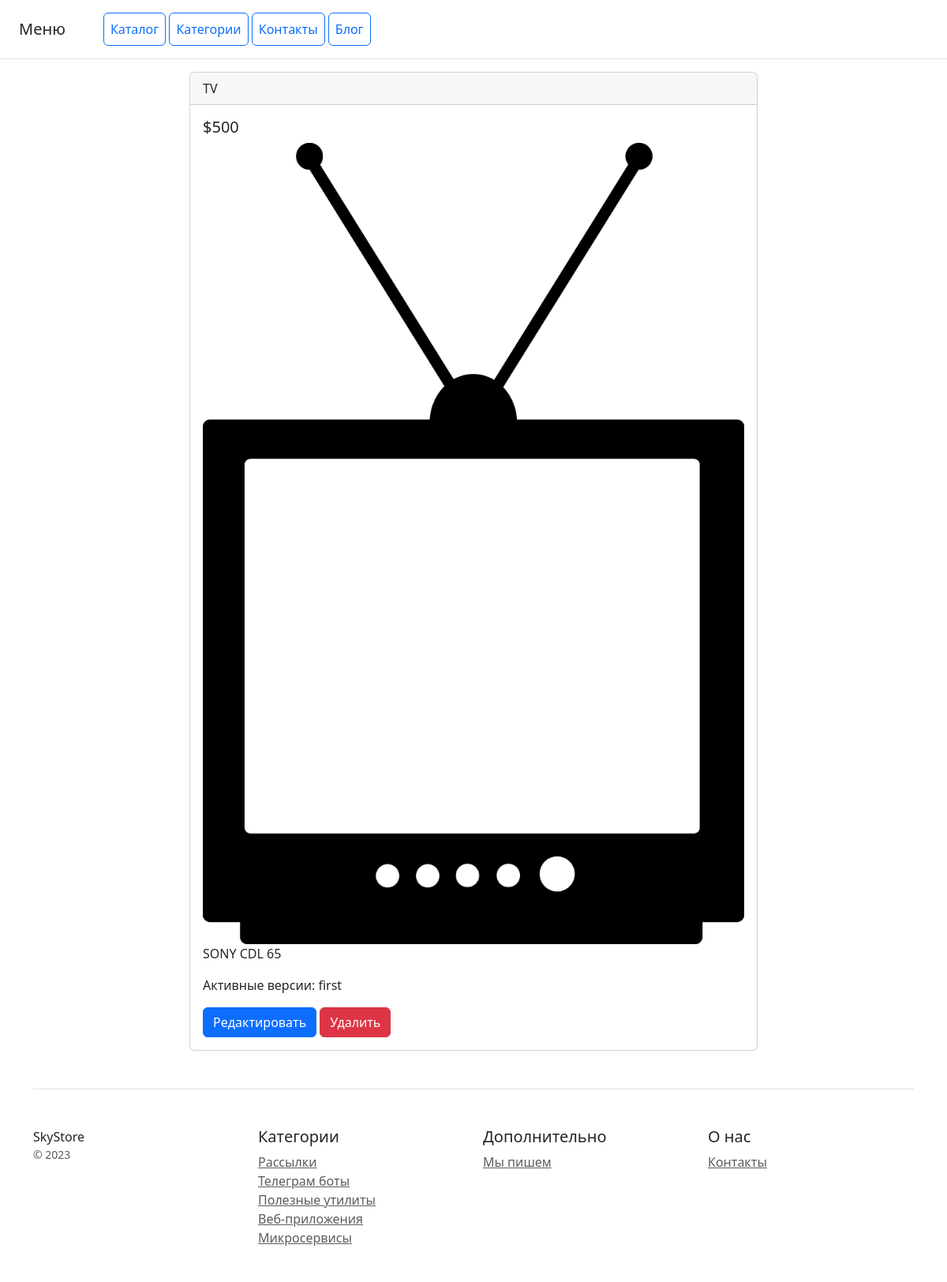
Page /product/3/ on the committed database.
### catalog/models.py (models this page shows, shortened)
class Product(models.Model):
    objects = None
    DoesNotExist = None
    title = models.CharField(max_length=155, verbose_name='Наименование товара')
    text = models.TextField(max_length=15500, verbose_name='Описание товара', **NULLABLE)
    image = models.ImageField(verbose_name='Изображение товара', blank=True, null=True)
    category = models.ForeignKey('Category', on_delete=models.CASCADE, verbose_name='Категория товара', blank=True,
                                 null=True)
    price = models.IntegerField(verbose_name='цена', blank=True, null=True)
    date_creation = models.DateTimeField(verbose_name='дата создания', auto_now_add=True)
    date_change = models.DateTimeField(verbose_name='дата последнего изменения', auto_now=True)
    is_allowed = models.BooleanField(default=True)  # поле для контроля разрешенных продуктов
    active_versions = models.ManyToManyField('Version', related_name='products_with_active_version', blank=True)
    slug = models.SlugField(max_length=100, verbose_name='slug')
    class Meta:
        verbose_name = 'продукт'  # настройка наименования для одного объекта
        verbose_name_plural = 'продукты'
        ordering = ('title',)

class Version(models.Model):
    product = models.ForeignKey('Product', on_delete=models.PROTECT, verbose_name='Наименование')
    version_number = models.CharField(max_length=20, verbose_name='Номер версии')
    version_name = models.CharField(max_length=100, verbose_name='Название версии')
    is_active = models.BooleanField(verbose_name='Текущая версия', default=True)
    class Meta:
        verbose_name = 'версия'
        verbose_name_plural = 'версии'

### catalog/views.py (the view, shortened to what this page needs)
# urls.py: path('product/<int:product_id>/', ProductDetailView.as_view(), name='product_detail'),
class ProductDetailView(View):
    model = Product
    template_name = 'catalog/product_detail.html'
    def get(self, request, product_id):
        product = get_object_or_404(Product, pk=product_id)
        return render(request, self.template_name, {'product': product})

### catalog/context_processors.py (called while the page is built)
def active_version(request):
    active_versions = {}
    products = Product.objects.all()  # Предположим, что у вас есть модель Product
    for product in products:
        active_version = product.version_set.filter(is_active=True).first()
        if active_version:
            active_versions[product.id] = active_version.version_name
    return {'active_versions': active_versions}

### catalog/templates/catalog/product_detail.html
{% extends 'catalog/base.html' %}
{% block content %}
<div class="container">
    <div class="row justify-content-center">
        <div class="col-md-8">
            <div class="card">
                <div class="card-header">{{ product.title }}</div>
                <div class="card-body">
                    <h5 class="card-title">${{ product.price }}</h5>
                    {% if product.image %}
                    <img src="{{ product.image.url }}" alt="{{ product.title }}" class="img-fluid">
                    {% endif %}
                    <p class="card-text">{{ product.text }}</p>
                    <p class="card-text">Активные версии:
                        {% for version in product.active_versions.all %}
                        {{ version.version_name }}{% if not forloop.last %}, {% endif %}
                        {% endfor %}
                    </p>
                    <a href="{% url 'catalog:product_edit' product.id %}" class="btn btn-primary">Редактировать</a>
                    <a href="{% url 'catalog:product_delete' product.id %}" class="btn btn-danger">Удалить</a>
                </div>
            </div>
        </div>
    </div>
</div>
{% endblock %}

### rows in the picture
Product: title "TV", price "500", image (picture), text "SONY CDL 65"
Version: version_name "first"
